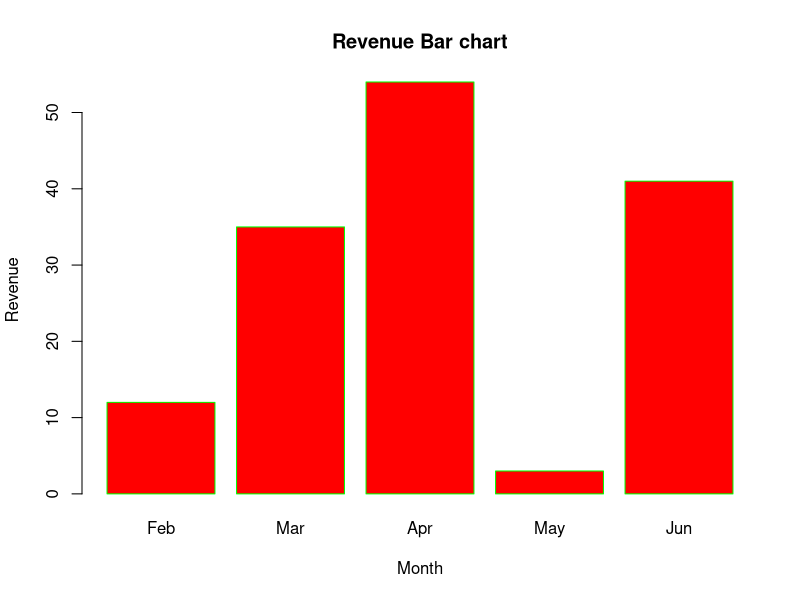

R code for this plot:
H <- c(12,35,54,3,41)  
M<- c("Feb","Mar","Apr","May","Jun")  

# Giving the chart file a name  
png(file = "bar_properties.png")  

# Plotting the bar chart   
barplot(H,names.arg=M,xlab="Month",ylab="Revenue",col="Red",  
        main="Revenue Bar chart",border="Green")  
# Saving the file
dev.off()